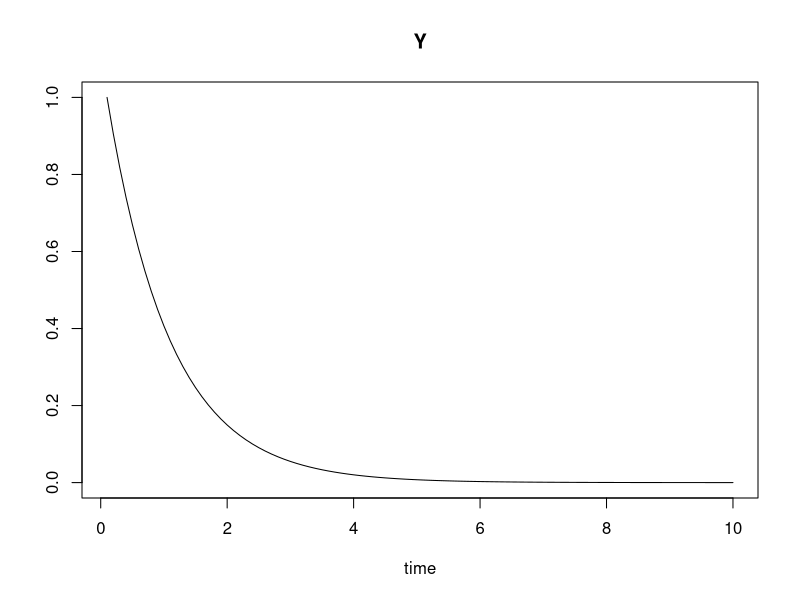

This chart was generated by the following R code:
require(deSolve)

state <- c(Y = 1)
parameters <- c(k = -1)

derivs <- function(t, state, parameters) {
  with(as.list(c(state, parameters)), {
    dY <- k * Y
    list(c(dY))
  })
}
t <- (1:100) / 10
out <- ode(state, t, derivs, parameters)
plot(out)
